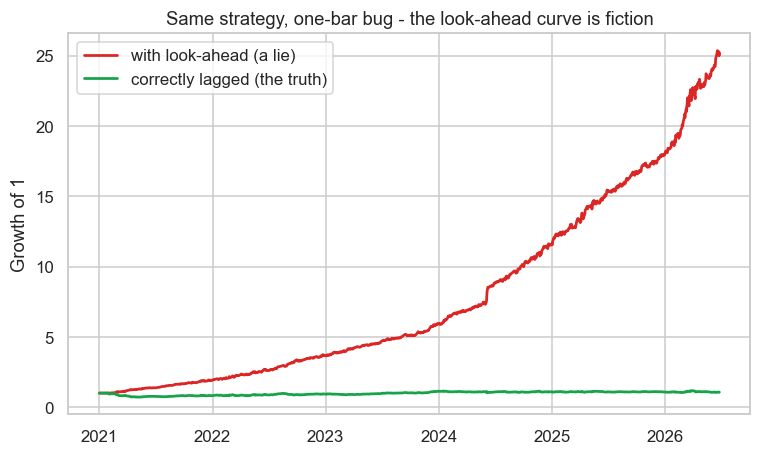

Source code (Python):
# The look-ahead equity curve rockets; the honest one crawls. Same code, one-bar bug.
import os
from datetime import datetime
from pathlib import Path

import matplotlib

matplotlib.use("Agg")
import matplotlib.pyplot as plt
import numpy as np
import seaborn as sns
from openalgo import api

client = api(
    api_key=os.getenv("OPENALGO_API_KEY", "your_api_key_here"),
    host=os.getenv("OPENALGO_HOST", "http://127.0.0.1:5000"),
)

end = datetime.now().strftime("%Y-%m-%d")
c = client.history(symbol="NIFTY", exchange="NSE_INDEX", interval="D",
                   start_date="2021-01-01", end_date=end)["close"]
r = c.pct_change()
signal = np.sign(c - c.rolling(20).mean())

cheat = (1 + (signal * r).fillna(0)).cumprod()
honest = (1 + (signal.shift(1) * r).fillna(0)).cumprod()

sns.set_theme(style="whitegrid")
fig, ax = plt.subplots(figsize=(8, 4.5))
ax.plot(cheat.index, cheat, color="#dc2626", lw=1.8, label="with look-ahead (a lie)")
ax.plot(honest.index, honest, color="#16a34a", lw=1.8, label="correctly lagged (the truth)")
ax.set_title("Same strategy, one-bar bug - the look-ahead curve is fiction")
ax.set_ylabel("Growth of 1")
ax.legend()

out = Path(__file__).with_suffix(".png")
plt.savefig(out, dpi=110, bbox_inches="tight")
print(f"Look-ahead final {cheat.iloc[-1]:.1f}x vs honest {honest.iloc[-1]:.2f}x. Saved {out.name}")
